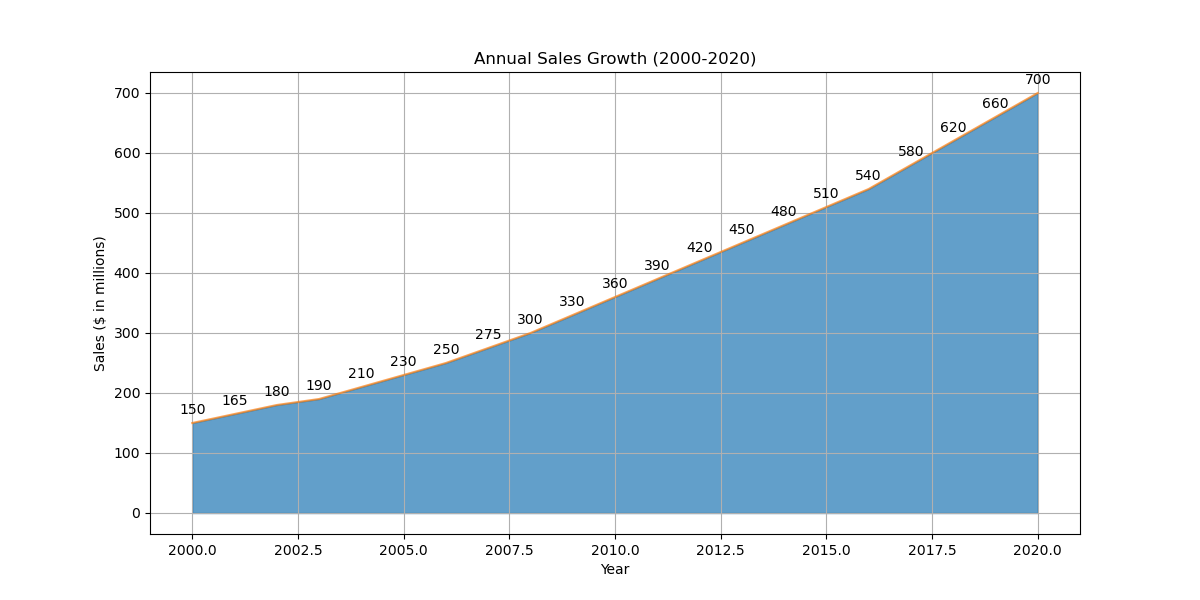

Recreate this plot in Python.

import matplotlib.pyplot as plt
import pandas as pd

data = {
    'Year': [2000, 2001, 2002, 2003, 2004, 2005, 2006, 2007, 2008, 2009, 2010, 
             2011, 2012, 2013, 2014, 2015, 2016, 2017, 2018, 2019, 2020],
    'Sales': [150, 165, 180, 190, 210, 230, 250, 275, 300, 330, 360, 390, 420, 
              450, 480, 510, 540, 580, 620, 660, 700]
}

df = pd.DataFrame(data)

plt.figure(figsize=(12, 6))
plt.fill_between(df['Year'], df['Sales'], color='#1f77b4', alpha=0.7)
plt.plot(df['Year'], df['Sales'], color='#ff7f0e', alpha=0.7)

plt.title('Annual Sales Growth (2000-2020)')
plt.xlabel('Year')
plt.ylabel('Sales ($ in millions)')

for i in range(len(df)):
    plt.text(df['Year'][i], df['Sales'][i] + 10, str(df['Sales'][i]), ha='center', va='bottom')

plt.grid(True)
plt.show()
